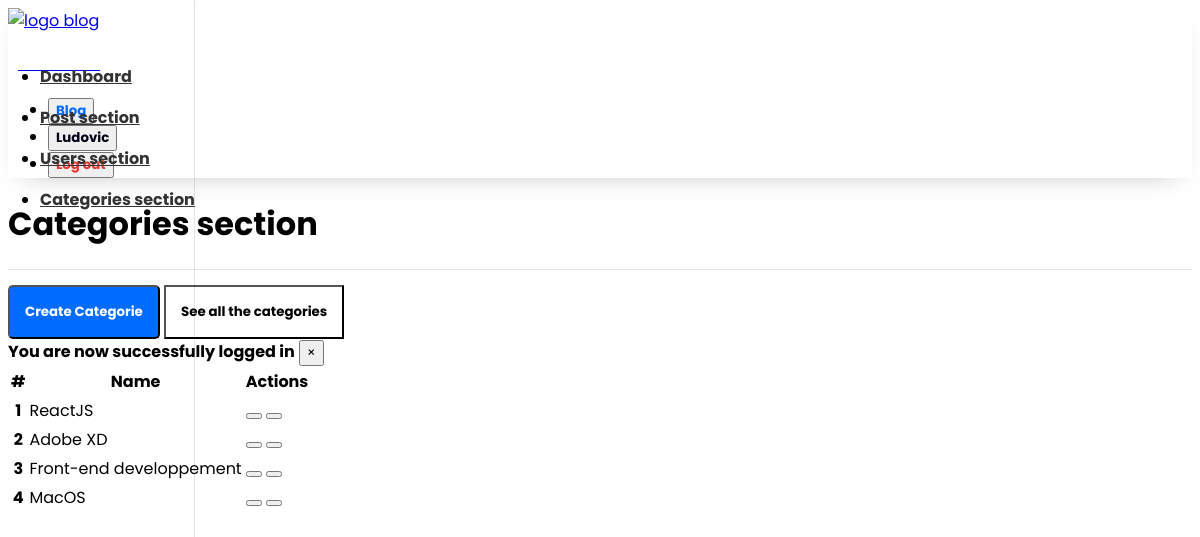
The page /app/admin/categories/categories.php (signed in) on the database as committed earlier.
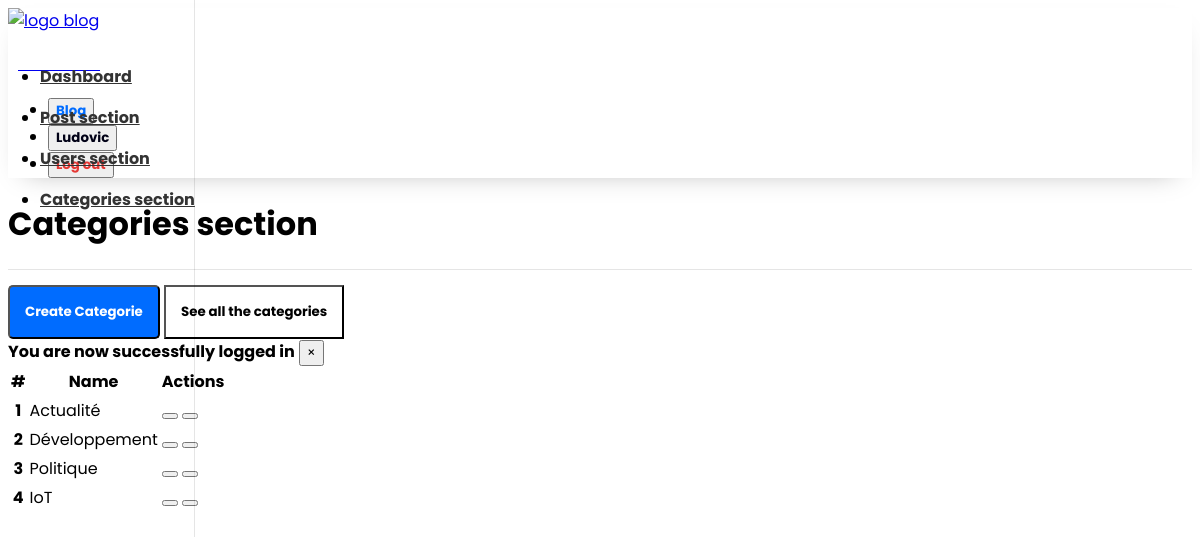
The same page on the database as committed later.
### tables this page shows
CREATE TABLE `categories` (
  `id` int(11) NOT NULL,
  `name` varchar(100) NOT NULL,
  `description` text NOT NULL
);

### app/controllers/categories.php (called while the page is built, shortened)
<?php
include(ROOT_PATH . "/app/db/database.php");
$table       = "categories";
$categories = selectAllInTable($table);

### app/db/database.php (called while the page is built, shortened)
<?php
require("connect.php");
function selectAllInTable($table, $conditions = [])
{
    global $conn;
    $sql = "SELECT * FROM $table";
    if (empty($conditions)) {
        $fetcher = $conn->prepare($sql);
        $fetcher->execute();
        $payload = $fetcher->get_result()->fetch_all(MYSQLI_ASSOC);
        return $payload;
    }
}

### app/admin/categories/categories.php (the view, shortened to what this page needs)
<?php
    include(ROOT_PATH . "/app/controllers/categories.php");
?>
<!DOCTYPE html>
<html lang="en">
<head>
    <link rel="stylesheet"
        href="https://unpkg.com/bootstrap-material-design@4.1.1/dist/css/bootstrap-material-design.min.css"
 />
    <link rel="stylesheet" href="https://unicons.iconscout.com/release/v2.0.1/css/unicons.css" />
    <link href="../../../assets/dashboard.css" rel="stylesheet" />
</head>
<body>
    <?php include(ROOT_PATH . "/app/components/navbar_dashboard.php") ?>
    <div class="container-fluid">
        <div class="row">
            <main role="main" class="col-md-9 ml-sm-auto col-lg-10 pt-3 px-4">
                <div
                    class="d-flex justify-content-between flex-wrap flex-md-nowrap align-items-center pb-2 mb-3 border-bottom">
                    <h1 style="font-weight: bold">Categories section</h1>
                </div>
                <a href="<?php echo BASE_URL . "app/admin/categories/create_categorie.php" ?>"
                    style="text-decoration: none">
                    <button class="btn mr-2"
                        style="background-color: #006cff; color: white; padding: 15px; font-weight: bold; margin-top: 15px; border-radius: 5px">
                        <i class='uil uil-folder-plus'></i>Create Categorie
                    </button>
                </a>
                <a href="<?php echo BASE_URL . "app/admin/categories/categories.php" ?>" style="text-decoration: none">
                    <button class="btn"
                        style="background-color: white; color: black; padding: 15px; font-weight: bold; margin-top: 15px">
                        See all the categories
                    </button>
                </a>
                <?php include(ROOT_PATH . "/app/components/message_handler.php") ?>
                <div class="mt-5">
                    <table class="table table-borderless">
                        <thead>
                            <tr>
                                <th scope="col">#</th>
                                <th scope="col">Name</th>
                                <th scope="col">Actions</th>
                            </tr>
                        </thead>
                        <tbody>
                            <?php foreach ($categories as $key => $categorie): ?>
                            <tr>
                                <th scope="row"><?php echo $key + 1; ?></th>
                                <td style="vertical-align: baseline"><?php echo $categorie["name"]; ?></td>
                                <td>
                                    <button type="button" class="btn btn-secondary" data-toggle="tooltip"
                                        data-placement="top" title="Edit">
                                    </button>
                                    <button type="button" class="btn btn-secondary" data-toggle="tooltip"
                                        data-placement="top" title="Delete">
                                    </button>
                                </td>
                            </tr>
                            <?php endforeach; ?>
                        </tbody>
                    </table>
                </div>
            </main>
        </div>
    </div>
</body>
</html>

Rows that differ between the two databases and show on the page:
removed categories: name "ReactJS"
removed categories: name "Adobe XD"
removed categories: name "Front-end developpement"
removed categories: name "MacOS"
added categories: name "Actualité"
added categories: name "Développement"
added categories: name "Politique"
added categories: name "IoT"
